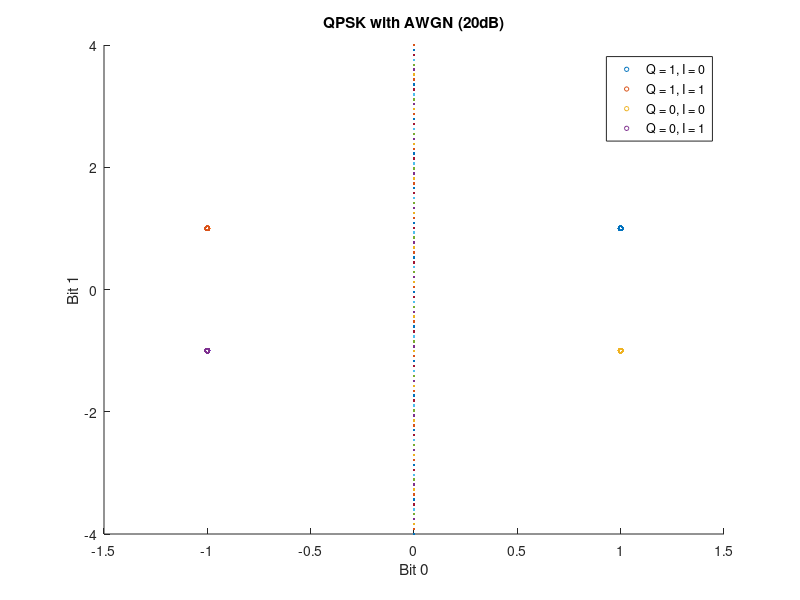

MATLAB code for this plot:
clear;
N_f = 100;
blockSize = 1000;
E_b = 1;

for SNR = 100
     N_0 = (10.^(SNR/10)).^(-1);
     N_ei = zeros(2,length(N_f));
     for i = 1:N_f
         N_a = randi(2,2,blockSize) -1;
         v_n = zeros(2,blockSize);
         for j = 1:blockSize
             if(N_a(1,j) == 0 && N_a(2,j) == 0)
                 v_n(1,j) = -sqrt(E_b);
                 v_n(2,j) = -sqrt(E_b);
             elseif(N_a(1,j) == 0 && N_a(2,j) == 1)
                 v_n(1,j) = -sqrt(E_b);
                 v_n(2,j) = sqrt(E_b);
             elseif(N_a(1,j) == 1 && N_a(2,j) == 0)
                 v_n(1,j) = sqrt(E_b);
                 v_n(2,j) = -sqrt(E_b);
             else
                 v_n(1,j) = sqrt(E_b);
                 v_n(2,j) = sqrt(E_b);
             end
         end
         X1 = rand(1,blockSize);
         X2 = rand(1,blockSize);
         Y1 = (sqrt(N_0/2))*sqrt(-2*log(X1)).*cos(2*pi*X2);
         Y2 = (sqrt(N_0/2))*sqrt(-2*log(X1)).*sin(2*pi*X2);
         r_n(1,:) = v_n(1,:) + Y1;
         r_n(2,:) = v_n(2,:) + Y2;
         [theta,rho] = cart2pol(r_n(1,:),r_n(2,:));
         a = [];
         b = [];
         c = [];
         d = [];
         for j = 1:blockSize
             if(theta(j) <= 1.5708 && theta(j) > 0)
                a = [a;r_n(1,j),r_n(2,j)];
             elseif(theta(j) <= 3.1416 && theta(j) > 1.5708)
                b = [b;r_n(1,j),r_n(2,j)];
             elseif(theta(j) <= 0 && theta(j) > -1.5708)
                c = [c;r_n(1,j),r_n(2,j)];
             else
                d = [d;r_n(1,j),r_n(2,j)];
             end
         end
     end
end

hold on;
s1=scatter(a(:,1),a(:,2),10);
s2=scatter(b(:,1),b(:,2),10);
s3=scatter(c(:,1),c(:,2),10);
s4=scatter(d(:,1),d(:,2),10);
plot(0,linspace(-4,4));
hold off;
title("QPSK with AWGN (20dB)");
xlabel("Bit 0");
ylabel("Bit 1");
legend([s1 s2 s3 s4],"Q = 1, I = 0","Q = 1, I = 1","Q = 0, I = 0","Q = 0, I = 1");